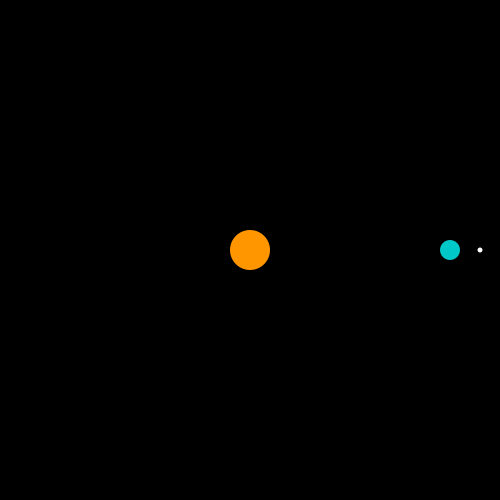
Frame 1 (no input)
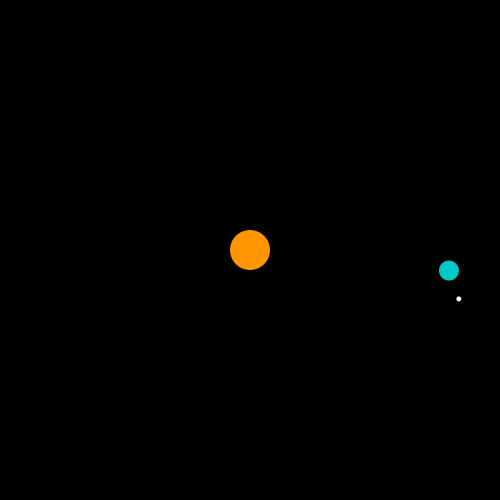
Frame 60 (the mouse pressed at the canvas centre just before this capture)
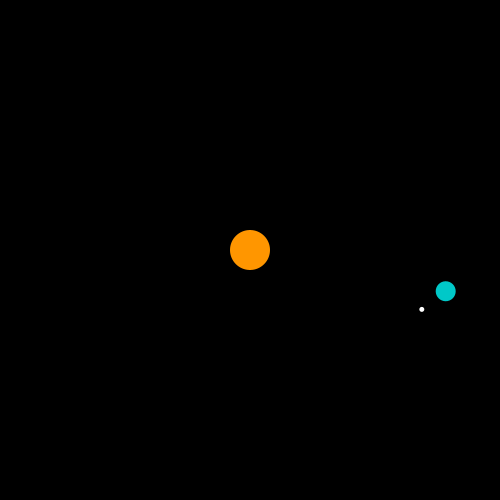
Frame 120 (the mouse held since frame 60 and released just before this capture)

The Processing sketch that drew these frames (run headless with seeded random() and noise(); from frame 60 on, the mouse is pressed at the canvas centre):

// Processing sketch: earth
// ── earth.pde
float p=0;
float radius=200;
void setup() {
  size(500,500);
}

void draw() {
  background(0);
  noStroke();
  fill(255,150,0);
  ellipse(width/2,height/2,40,40);
  float x = width/2 + radius * cos(p*PI/180);
  float y = height/2 + radius * sin(p*PI/180);
  fill(0,200,200);
  ellipse(x,y,20,20);
  float mx = x + 30 * cos(p*12*PI/180);
  float my = y + 30 * sin(p*12*PI/180);
  fill(255);
  ellipse(mx,my,5,5);
  p+=0.1;
}
